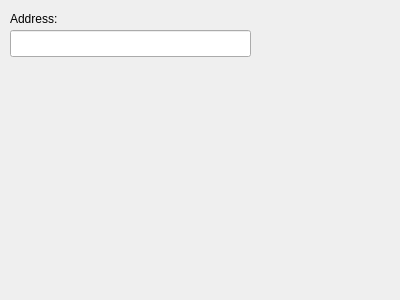
<?xml version="1.0" encoding="UTF-8"?>
<ui version="4.0">
 <class>MasterServerPreferencesClass</class>
 <widget class="QWidget" name="MasterServerPreferencesClass">
  <property name="geometry">
   <rect>
    <x>0</x>
    <y>0</y>
    <width>400</width>
    <height>300</height>
   </rect>
  </property>
  <property name="windowTitle">
   <string>MasterServerPreferences</string>
  </property>
  <widget class="QLabel" name="labelMasterAddress">
   <property name="geometry">
    <rect>
     <x>10</x>
     <y>10</y>
     <width>61</width>
     <height>17</height>
    </rect>
   </property>
   <property name="text">
    <string>Address:</string>
   </property>
  </widget>
  <widget class="QLineEdit" name="textMasterAddress">
   <property name="geometry">
    <rect>
     <x>10</x>
     <y>30</y>
     <width>241</width>
     <height>27</height>
    </rect>
   </property>
  </widget>
 </widget>
 <layoutdefault spacing="6" margin="11"/>
 <resources/>
 <connections/>
</ui>
